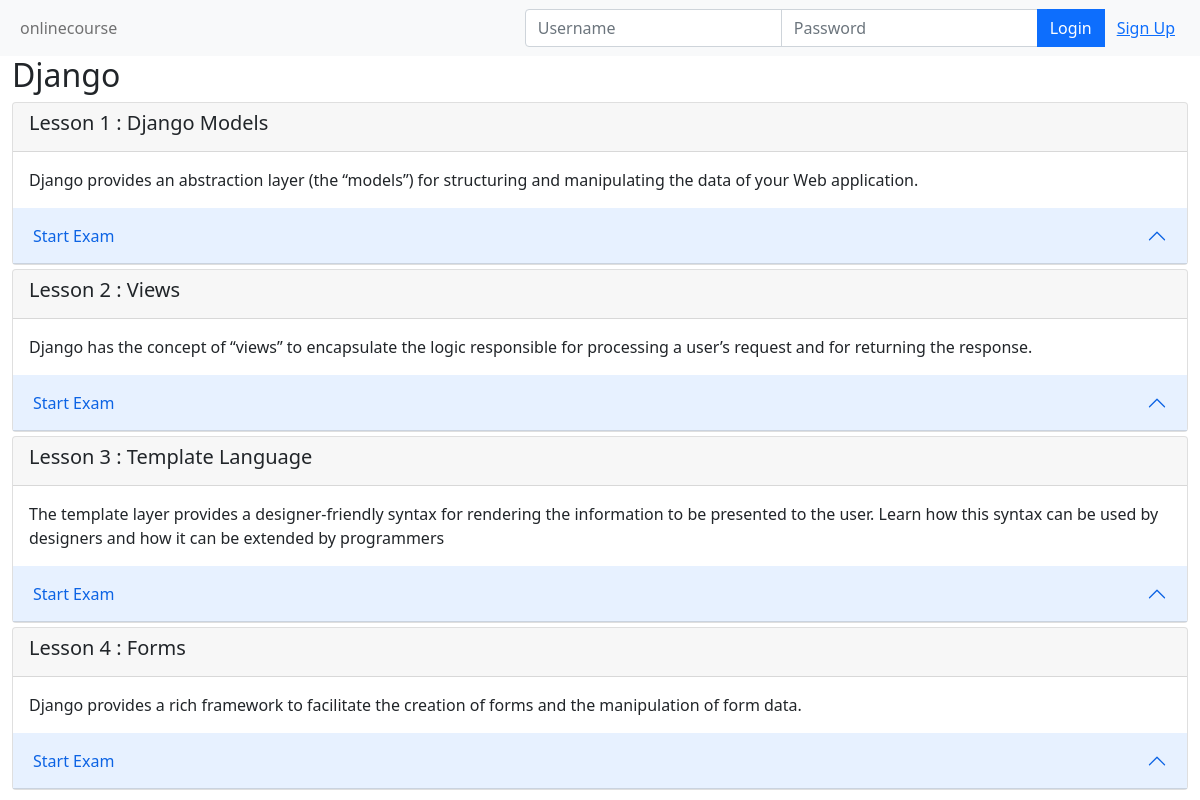
/1/, run on the app's committed database.
### onlinecourse/models.py (models this page shows, shortened)
class Course(models.Model):
    name = models.CharField(null=False, max_length=30, default='online course')
    image = models.ImageField(upload_to='course_images/')
    description = models.CharField(max_length=1000)
    pub_date = models.DateField(null=True)
    instructors = models.ManyToManyField(Instructor)
    users = models.ManyToManyField(settings.AUTH_USER_MODEL, through='Enrollment')
    total_enrollment = models.IntegerField(default=0)
    is_enrolled = False

class Lesson(models.Model):
    title = models.CharField(max_length=200, default="title")
    order = models.IntegerField(default=0)
    course = models.ForeignKey(Course, on_delete=models.CASCADE)
    content = models.TextField()

### onlinecourse/views.py (the view)
# urls.py: path('<int:pk>/', views.CourseDetailView.as_view(), name='course_details'),
class CourseDetailView(generic.DetailView):
    model = Course
    template_name = 'onlinecourse/course_detail_bootstrap.html'

### onlinecourse/templates/onlinecourse/course_detail_bootstrap.html (shortened to what this page needs)
 {% extends 'course_base.html' %} {% block content %}
<div class="container-fluid">
    <h2>{{ course.name }}</h2>
    <div class="card-columns-vertical">
        {% for lesson in course.lesson_set.all %}
        <div class="card mt-1">
            <div class="card-header">
                <h5>Lesson {{ forloop.counter }} : {{lesson.title}}</h5>
            </div>
            <div class="card-body">{{lesson.content}}</div>
            <button type="button" class="btn btn-primary accordion-button" data-bs-toggle="collapse" data-bs-target="#exam_{{ forloop.counter }}" aria-expanded="true" aria-controls="exam_{{ forloop.counter }}">Start Exam</button>
        </div>
        {% endfor %}
    </div>
</div>
{% endblock %}

### data on the page
Course: name "Django"
Lesson: title "Django Models", content "Django provides an abstraction layer (the “models”) for structuring and manipulating the data of your Web application."
Lesson: title "Views", content "Django has the concept of “views” to encapsulate the logic responsible for processing a user’s request and for returning the response."
Lesson: title "Template Language", content "The template layer provides a designer-friendly syntax for rendering the information to be presented to the user. Learn how this syntax can be used by designers and how it can be extended by programmers"
Lesson: title "Forms", content "Django provides a rich framework to facilitate the creation of forms and the manipulation of form data."
